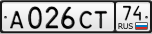
#> input picture train/img/A026CT74.png, 152 x 34 px; its folder holds only this picture in this run
$ jupyter execute --allow-errors 'License Plate Recognition.ipynb'   (shell and % lines are left out)
#> lines starting #> are read from the running program, lines starting #| are printed output that depends on the picture; after the words box and inside, x2 and y2 are one past the last pixel; in counts of white or black regions, pixels touching at a corner belong together
[cell 1]
import matplotlib.pyplot as plt
import numpy as np
import struct
import time
import cv2
from os import walk

import keras
from keras.datasets import mnist
from keras.models import Sequential,Input,Model
from keras.layers import Dense, Dropout, Flatten, merge
from keras.layers import Conv2D, MaxPooling2D, Activation
from keras.layers.normalization import BatchNormalization
from keras.layers.advanced_activations import LeakyReLU

from keras.utils import to_categorical

[cell 2]
# Prepare for reading images
train_files = []
for (dirpath, dirnames, filenames) in walk("./train/img/"):
    train_files.extend(filenames)
    break

test_files = []
for (dirpath, dirnames, filenames) in walk("./test/img/"):
    test_files.extend(filenames)
    break

[cell 3]
def extract_digit_image(filename):
    '''
    Read license plate from a given file location and
    extract separated, sorted and resized character images with opencv
    '''
    detected = []
    im = plt.imread(filename)
    im = cv2.imread(filename)
    im = cv2.resize(im,(300,80))

    imgray = cv2.cvtColor(im, cv2.COLOR_BGR2GRAY)
    ret, thresh = cv2.threshold(imgray, 127, 255, 0)

    kernel = cv2.getStructuringElement(cv2.MORPH_ELLIPSE, (1, 5))
    thresh = cv2.morphologyEx(thresh, cv2.MORPH_OPEN, kernel)

    contours, hierarchy = cv2.findContours(thresh, cv2.RETR_TREE, cv2.CHAIN_APPROX_SIMPLE)

    for contour in contours:
        # get rectangle bounding contour
        (x,y,w,h) = cv2.boundingRect(contour)

        # discard areas that are too large
        if h > 60 and w > 60:
            pass
            continue

        # discard areas that are too small
        if h < 30 or w < 10:
            pass
            continue

        # draw rectangle around contour on original image
        # plt.imshow(imgray[x:x+w,y:y+h])

        detected.append((x,y,w,h))

    detected = sorted(detected)

    last_x = -100
    r = []
    for i in detected:
        (x,y,w,h) = i
        if(np.abs(x - last_x) < 8):
            continue
        last_x = x
        r.append(cv2.resize(imgray[y:y+h,x:x+w],(40,40)))
        cv2.rectangle(imgray, (x,y), (x+w, y+h), (0, 255, 0), 2)

    return r


#> (the rest of this cell did not finish here and is left out)

[cell 4]
# Flatten the training images and labels as inputs and targets for neural network
pre_x_train = [extract_digit_image("./train/img/"+train_files[i]) for i in range(len(train_files))]
#> in extract_digit_image, im is the input picture: shape (34, 152, 3) float32; mean R, G, B 0.681, 0.68, 0.681
#> in extract_digit_image, `im = cv2.resize(im,(300,80))`:
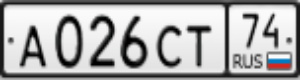
#> im: shape (80, 300, 3); mean B, G, R 173.4, 173.1, 173.3
#> in extract_digit_image, `ret, thresh = cv2.threshold(imgray, 127, 255, 0)`:
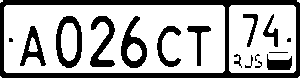
#> thresh: shape (80, 300); 69.4% white; 17 black regions (4 under 20 px), largest, box (x1, y1, x2, y2) and area: (0, 0, 300, 78) 3820, (56, 16, 82, 68) 607, (121, 16, 147, 68) 586
#> in extract_digit_image, `thresh = cv2.morphologyEx(thresh, cv2.MORPH_OPEN, kernel)`:
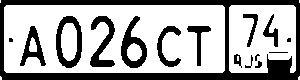
#> thresh: shape (80, 300); 66.5% white; 16 black regions (4 under 20 px)
#> in extract_digit_image, `contours, hierarchy = cv2.findContours(thresh, cv2.RETR_TREE, cv2.CHAI..`: contours = 27 contours, 6 with area under 20; largest, box (x1, y1, x2, y2) and area: (4, 5, 225, 73) 14732, (229, 5, 296, 73) 4071, (55, 15, 83, 69) 1182, (120, 15, 148, 69) 857, (89, 15, 116, 68) 639
#> the loop in extract_digit_image, `for contour in contours:` made 27 passes
#> (x, y, w, h) on passes 3, 4, 5, 6, 7, 8, 9, 11, 12, 13, 14, 15: (229, 5, 67, 68), (240, 65, 3, 4), (244, 64, 8, 5), (254, 60, 9, 9), (250, 54, 4, 13), (254, 53, 7, 9), (233, 53, 9, 14), (268, 51, 21, 3), (286, 37, 6, 6), (262, 13, 17, 35), (242, 13, 17, 35), (4, 5, 221, 68)
#> (contour, x, y, w, h) on passes 1, 2, 10, 26, 27: ([[299, 76], [298, 77], [298, 79], [299, 79]], 298, 76, 2, 4), ([[0, 76], [0, 79], [1, 79], [1, 77]], 0, 76, 2, 4), ([[237, 56], [237, 60], [238, 60], [238, 56]], 237, 56, 2, 5), ([[299, 0], [299, 2]], 299, 0, 1, 3), ([[0, 0], [0, 2]], 0, 0, 1, 3)
#> after the loop in extract_digit_image, `for contour in contours:`: detected = [(262, 13, 17, 35), (242, 13, 17, 35), (186, 25, 26, 42), (156, 25, 26, 43), (19, 25, 28, 42), (120, 15, 28, 54), (89, 15, 27, 53), (55, 15, 28, 54), (61, 23, 16, 38)]
#> in extract_digit_image, `detected = sorted(detected)`: detected = [(19, 25, 28, 42), (55, 15, 28, 54), (61, 23, 16, 38), (89, 15, 27, 53), (120, 15, 28, 54), (156, 25, 26, 43), (186, 25, 26, 42), (242, 13, 17, 35), (262, 13, 17, 35)]
#> the loop in extract_digit_image, `for i in detected:` made 9 passes
#> (x, y, w, h, last_x) on passes 1, 2, 4, 5, 6, 7, 8, 9: (19, 25, 28, 42, 19), (55, 15, 28, 54, 55), (89, 15, 27, 53, 89), (120, 15, 28, 54, 120), (156, 25, 26, 43, 156), (186, 25, 26, 42, 186), (242, 13, 17, 35, 242), (262, 13, 17, 35, 262)
#> after the loop in extract_digit_image, `for i in detected:`:
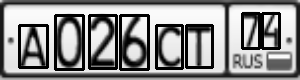
#> imgray: shape (80, 300); min 0, max 255, mean 142.7
#> after the loop in extract_digit_image, `for i in detected:`: r = 8 items
#> pre_x_train = 1 item
#> (the rest of this cell did not finish here and is left out)

#> (a cell that did not finish here is left out)

[cell 6]
pre_x_test = [extract_digit_image("./test/img/"+test_files[i]) for i in range(len(test_files))]
#> the loop in extract_digit_image (call 2), `for contour in contours:` made 27 passes
#> the loop in extract_digit_image (call 2), `for i in detected:` made 9 passes
#> pre_x_test = 1 item

x_test = []
for i in range(len(pre_x_test)):
    for j in range(len(pre_x_test[i])):
        x_test.append(pre_x_test[i][j])
#> this loop made 1 pass
#> after the loop, x_test = 8 items
x_test = np.array(x_test)

y_test = []
for i in range(len(test_files)):
    chars = list()
    for j in test_files[i]:
        chars.append(j)
    y_test.append(chars[:-4])
#| height= 34 , width= 152

y_test = np.array(y_test)
y_test = np.ndarray.flatten(y_test)

[cell 7]
# string labels to numerical codes
letters = list(map(chr, range(65, 91))) + list(map(chr, range(48, 58)))

def labels_to_text(labels):
    return ''.join(list(map(lambda x: letters[int(x)], labels)))

def text_to_labels(text):
    return list(map(lambda x: letters.index(x), text))

#> (the rest of this cell did not finish here and is left out)

[cell 8]
train_size = 5000
test_size = 500

#> (the rest of this cell did not finish here and is left out)

[cell 9]
batch_size = 64
epochs = 20
num_classes = 36

# Conv2D 32 -> ReLU -> MaxPooling 2,2 -> Conv2D 64 ->ReLU -> MaxPooling 2,2 ->
# Conv2D 128 -> ReLU -> MaxPooling 2,2 -> Flatten -> Fully Connected layers
#> (the rest of this cell did not finish here and is left out)

[cell 10]
# Showcase
rand_num = np.random.randint(0, 10001)
#> (the rest of this cell did not finish here and is left out)

[cell 11]
# Appendix I: One attempt for creating our own warping function to replace cv2.resize (Successful but slow)
from scipy.interpolate import griddata
from scipy.ndimage import gaussian_filter
import pickle

#import helping function
from scipy.ndimage import zoom

def compute_homography(pts1,pts2):
    """
    Computes the 3x3 transformation matrix (homography) that when applied to pts1 yields pts2
    """

    #expected dimensions of input
    assert(pts1.shape[0]==2)
    assert(pts2.shape[0]==2)
    assert(pts1.shape[1]>=4)
    assert(pts2.shape[1]>=4)


    # get A in Ax = b
    n = pts1.shape[1] # n is number of points in each array
    A = np.zeros((2*n,8))
    for i in range(n):
        A1 = [pts1[0][i], pts1[1][i], 1, 0, 0, 0, -pts2[0][i]*pts1[0][i], -pts2[0][i]*pts1[1][i]]
        A2 = [0, 0, 0, pts1[0][i], pts1[1][i], 1, -pts2[1][i]*pts1[0][i], -pts2[1][i]*pts1[1][i]]
        A[2*i,:8] = A1
        A[1+2*i, :8] = A2

    # get b in Ax = b
    b = np.zeros((8,1))
    for i in range(4):
        b[2*i] = pts2[0][i]
        b[1+2*i] = pts2[1][i]

    # get x and reshape it to be H
    H = np.linalg.lstsq(A, b, -1)
    H = H[0]
    H = np.append(H,[1.])
    H = np.reshape(H, (3,3))
    #

    #expected dimension of output
    assert (H.shape==(3,3))

    return H


def apply_homography(H,pts):
    """
    Apply a specified homography H to a set of 2D point coordinates
    """

    #assert expected dimensions of input
    assert(H.shape==(3,3))
    assert(pts.shape[0]==2)
    assert(pts.shape[1]>=1)

    pad = np.ones(pts.shape[1])
    vecs = np.append(pts, pad)
    vecs = np.reshape(vecs, (pts.shape[0]+1,pts.shape[1]))
    m = np.matmul(H, vecs)

    # scale according to w
    m[0] /= m[2]
    m[1] /= m[2]

    tpts = m[:2]

    #make sure transformed pts are correct dimension
    assert(tpts.shape[0]==2)
    assert(tpts.shape[1]==pts.shape[1])

    return tpts

def warp_image(im, basepts, tarpts):
    #input pixel grid
    ogrid_y,ogrid_x = np.mgrid[0:tarpts[1][-1], 0:tarpts[0][-1]]
    igrid_y,igrid_x = np.mgrid[0:im.shape[0], 0:im.shape[1]] # y = rows, x = cols

    y = igrid_y.flatten()
    x = igrid_x.flatten()
    incoords = np.stack((x,y))

    # transform pixel coordinates
    hom = compute_homography(basepts, tarpts)
    warpedcoords = apply_homography(np.array(hom),incoords)


    # brightness values reshaped as a Nx1 array
    bvalues = im.flatten()
    wcoords = warpedcoords.transpose()

    # use griddata to warp
    img_warped = griddata(wcoords,bvalues,(ogrid_x,ogrid_y))

    return img_warped

print("_________________Homemade wraping solution_________________")
#> (the rest of this cell did not finish here and is left out)

#> in warp_image, `bvalues = im.flatten()`: bvalues = 5168 values, max 0.00392 at index 3632, min 0 at index 1100, mean 0.00267
#> `plt.show()`:
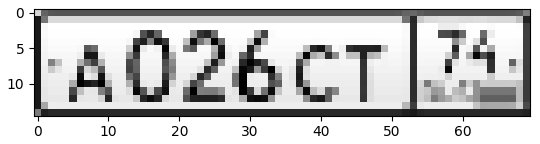
#> figure drawn by matplotlib, 1 panel
#| height= 15 , width= 70
#> `plt.show()`:
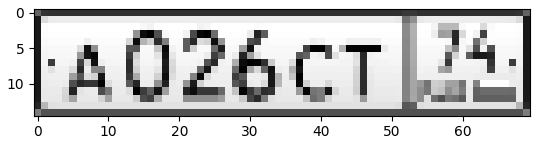
#> figure drawn by matplotlib, 1 panel
#| height= 15 , width= 70
    plt.imshow(wim, cmap = "gray")
    print("Resized image")
    plt.show()
    print("height=",wim.shape[0],", width=",wim.shape[1])

    end = time.time()
    print("Time elapsed: ", end-start)

#> (a cell that did not finish here is left out)
